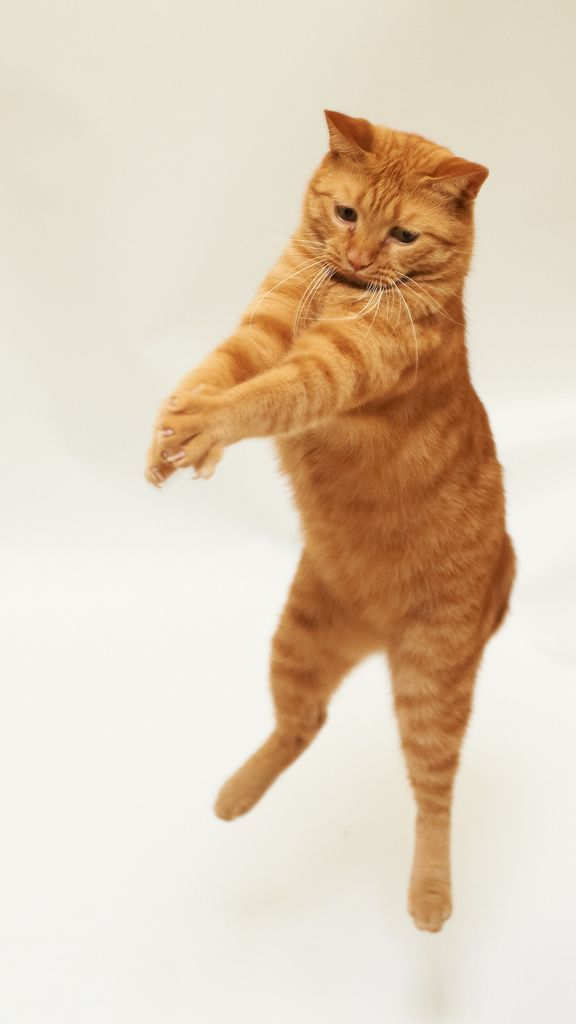
#> input picture notebook/img/kot.jpg, 576 x 1024 px
$ jupyter execute project.ipynb
#> lines starting #> are read from the running program, lines starting #| are printed output that depends on the picture; after the words box and inside, x2 and y2 are one past the last pixel; in counts of white or black regions, pixels touching at a corner belong together
## Лабораторная работа №15
### Проект

Постановка задачи. Выделить на фоне всего изображения интересующие нас объекты. Создать таблицу признаков для сформированного набора объектов. Провести распознавание этих объектов с помощью нейронной сети.

### Обзор функций, которые используются в проекте

[cell 1]
import cv2
import numpy as np
import imutils
import random
from matplotlib import pyplot as plt
from collections import Counter
from sklearn.cluster import KMeans

На первом этапе проводится предварительная обработка изображений, которая включает в себя удаление шума, повышение резкости изображений. С помощью этой обработки выделяются характерные детали, подавляется шум, повышается быстродействие, уменьшается объем информации.

[cell 2]
image = cv2.imread('img/kot.jpg')
#> image is the input picture: shape (1024, 576, 3); mean B, G, R 184.5, 205.5, 223.3

[cell 3]
# Преобразование изображения в оттенки серого
gray = cv2.cvtColor(image, cv2.COLOR_BGR2GRAY)

[cell 4]
# Удаление шума с помощью фильтра Гаусса
denoised = cv2.GaussianBlur(gray, (5, 5), 0)

# Повышение резкости с помощью фильтра увеличения резкости
sharpness = cv2.filter2D(denoised, -1, np.array([[-1, -1, -1], [-1, 9, -1], [-1, -1, -1]]))

[cell 5]
# Вывод результатов
plt.figure(figsize=(12, 4))

plt.subplot(131)
plt.imshow(cv2.cvtColor(image, cv2.COLOR_BGR2RGB))
plt.title('Исходное изображение')
plt.axis('off')

plt.subplot(132)
plt.imshow(denoised, cmap='gray')
plt.title('Изображение с шумоподавлением')
plt.axis('off')

plt.subplot(133)
plt.imshow(sharpness, cmap='gray')
plt.title('Изображение с резкостью')
plt.axis('off')

plt.tight_layout()
plt.show();

Следующий шаг – удалении фона на изображении, для этого
сканируется все пространство изображения и отсканированные пиксели с одинаковой интенсивностью обнуляются. В результате интересующие нас объекты будут более четко выделены на черном фоне.

Функция def shelf () предназначена для удаления фона. В процессе работы этой программы сканируется все строки, начиная с
верхней. Если при сканировании интенсивности пикселей не меняются, то они обнуляются. В результате на изображении фон становится
темным.

[cell 6]
def shelf(image_path):
#> called with image_path = 'img/kot.jpg'
    image = cv2.imread(image_path)

    # Конвертация изображения в оттенки серого
    gray = cv2.cvtColor(image, cv2.COLOR_BGR2GRAY)

    # Бинаризация изображения
    _, binary = cv2.threshold(gray, 0, 255, cv2.THRESH_BINARY_INV+cv2.THRESH_OTSU)
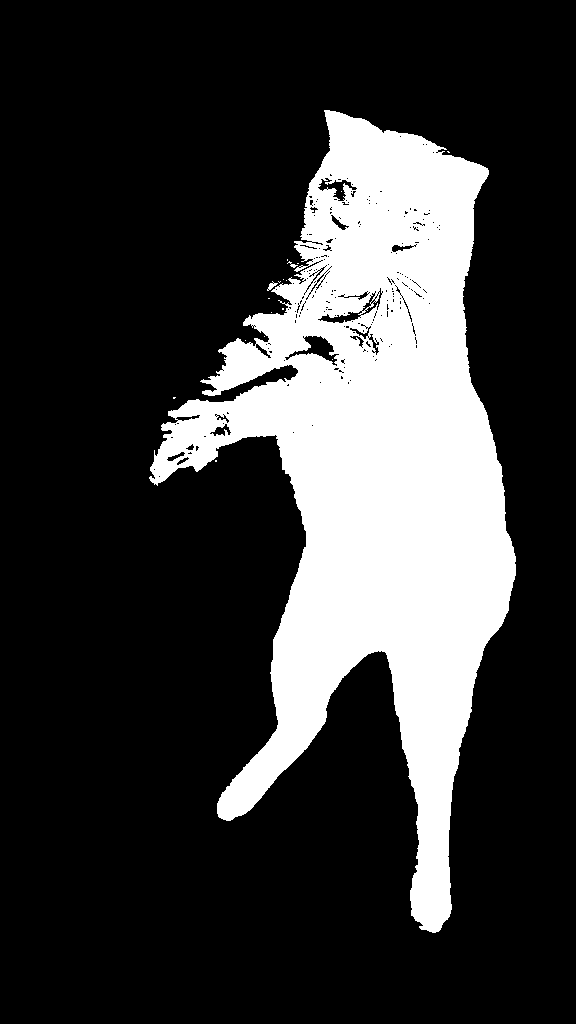
#> binary: shape (1024, 576); 22.1% white; 18 white regions (15 under 20 px)

    # Поиск контуров объекта
    contours, _ = cv2.findContours(binary, cv2.RETR_EXTERNAL, cv2.CHAIN_APPROX_SIMPLE)
#> contours = 16 contours, 14 with area under 20; largest, box (x1, y1, x2, y2) and area: (149, 110, 516, 933) 131520, (267, 281, 278, 291) 31

    # Создание маски для удаления фона
    mask = np.zeros_like(gray)
    cv2.drawContours(mask, contours, -1, (255), thickness=cv2.FILLED)
#> mask: shape (1024, 576); 22.6% white; 16 white regions (13 under 20 px), largest, box (x1, y1, x2, y2) and area: (149, 110, 516, 933) 133053, (267, 281, 278, 291) 45, (287, 261, 298, 268) 26

    # Применение маски на изображение
    result = cv2.bitwise_and(image, image, mask=mask)

    # Отображение изображений до и после удаления фона
    plt.subplot(121), plt.imshow(cv2.cvtColor(image, cv2.COLOR_BGR2RGB)), plt.title('Исходное изображение'), plt.axis('off')
    plt.subplot(122), plt.imshow(cv2.cvtColor(result, cv2.COLOR_BGR2RGB)), plt.title('Изображение без фона'), plt.axis('off')
    plt.show();
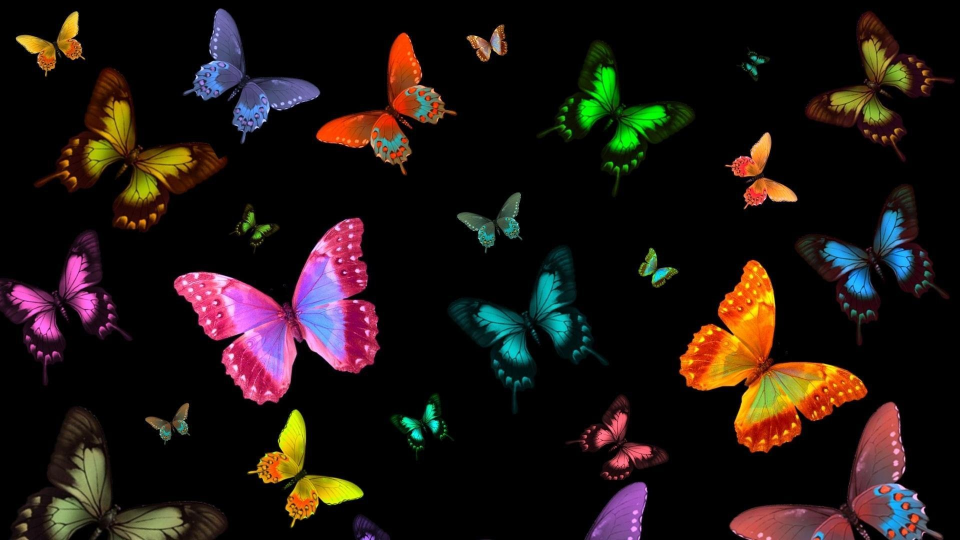
#> input picture notebook/img/butterfly.jpg, 1920 x 1080 px (shown at 1/2 size)
#> further down, imgor is the input picture: shape (1080, 1920, 3); mean B, G, R 18.3, 21.6, 31.6

[cell 7]
image_path = 'img/kot.jpg'

[cell 8]
shelf(image_path)

Для выделения объектов используется операция сегментации
изображения методом водораздела, с последующей маркировкой результата сегментации.

Сегментация изображения – это разбиение изображения на множество покрывающих его областей, называемых сегментами. С ее
помощью можно выделить объекты, создавая границы между ними.
Далее для операции сегментации используется метод водораздела.
После сегментации изображения проводится маркировка всех сегментов изображения

[cell 9]
def segment(img):
    gray = cv2.cvtColor(img, cv2.COLOR_BGR2GRAY)
#> gray: shape (800, 800)

    # Преобразование изображения в черно-белое с использованием порогового значения
    _, im_bw = cv2.threshold(gray, 30, 255, cv2.THRESH_BINARY)
#> im_bw: shape (800, 800); 21.3% white; 357 white regions (177 under 20 px), largest, box (x1, y1, x2, y2) and area: (145, 322, 317, 600) 23098, (566, 385, 723, 671) 18518, (608, 595, 786, 800) 13194

    plt.imshow(im_bw, cmap='gray'), plt.axis('off'), plt.title('Пороговое преобразование'), plt.show()

    # Применение морфологической операции открытия для удаления шума
    kernel = np.ones((4, 3), np.uint8)
    opening = cv2.morphologyEx(im_bw, cv2.MORPH_OPEN, kernel, iterations=1)
#> opening: shape (800, 800); 20.4% white; 186 white regions (31 under 20 px), largest, box (x1, y1, x2, y2) and area: (145, 323, 316, 601) 23065, (566, 386, 723, 672) 18491, (706, 596, 786, 800) 8441

    # Дилатация для получения фона
    sure_bg = cv2.dilate(opening, kernel, iterations=1)
#> sure_bg: shape (800, 800); 23.9% white; 111 white regions, largest, box (x1, y1, x2, y2) and area: (144, 322, 317, 603) 24563, (565, 385, 724, 674) 19776, (705, 595, 787, 800) 9090

    # Вычисление преобразования расстояния для определения переднего плана
    dist_transform = cv2.distanceTransform(sure_bg, cv2.DIST_L2, 3)
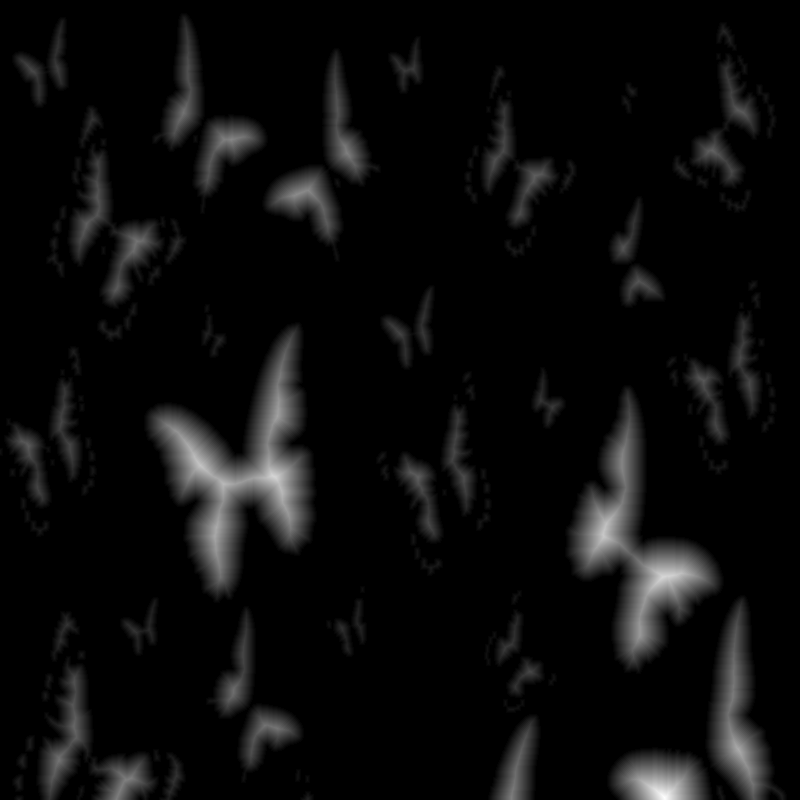
#> dist_transform: shape (800, 800) float32; min 0, max 46.67, mean 2.1; drawn with min black and max white
    ret, sure_fg = cv2.threshold(dist_transform, 0.01 * dist_transform.max(), 255, 0)
#> ret = 0.467

    sure_fg = np.uint8(sure_fg)

    # Обнаружение границы между фоном и передним планом
    unknown = cv2.Canny(sure_bg, 700, 100, apertureSize=3)
#> unknown: shape (800, 800); 2.3% white in thin lines or dots
    plt.imshow(unknown, cmap='gray'), plt.title('Canny преобразование'), plt.axis('off'), plt.show()

    # Маркировка компонентов связности
    ret, markers = cv2.connectedComponents(sure_fg)
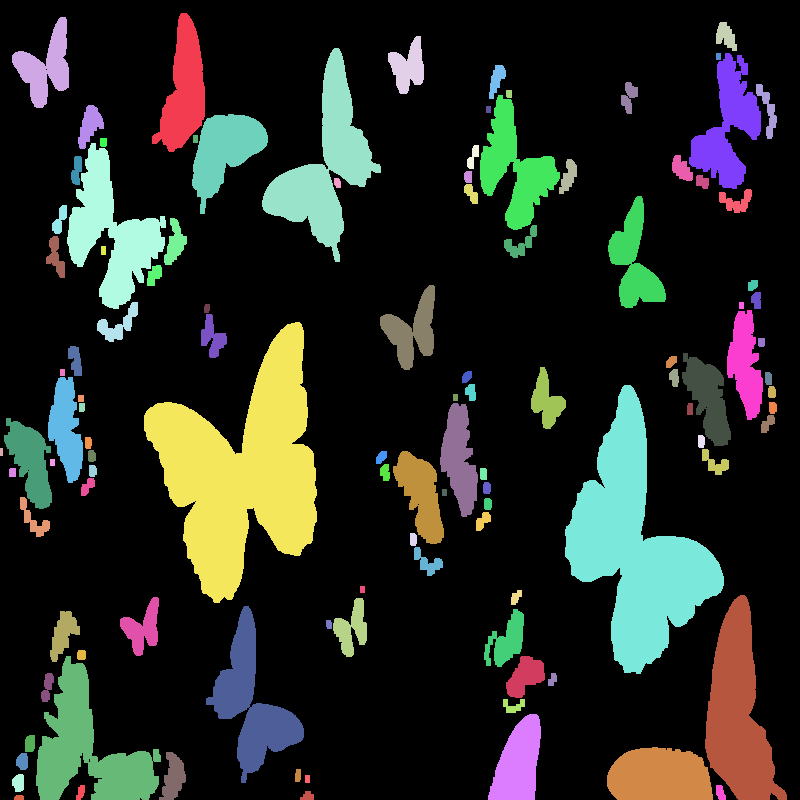
#> markers: shape (800, 800) int32; 112 distinct labels, from 0 to 111; one colour per label, 0 black
#> ret = 112
    markers = markers + 1
#> markers: shape (800, 800) int32; 112 distinct labels, from 1 to 112
    markers[unknown]

    # Применение алгоритма водораздела
    markers = cv2.watershed(img, markers)
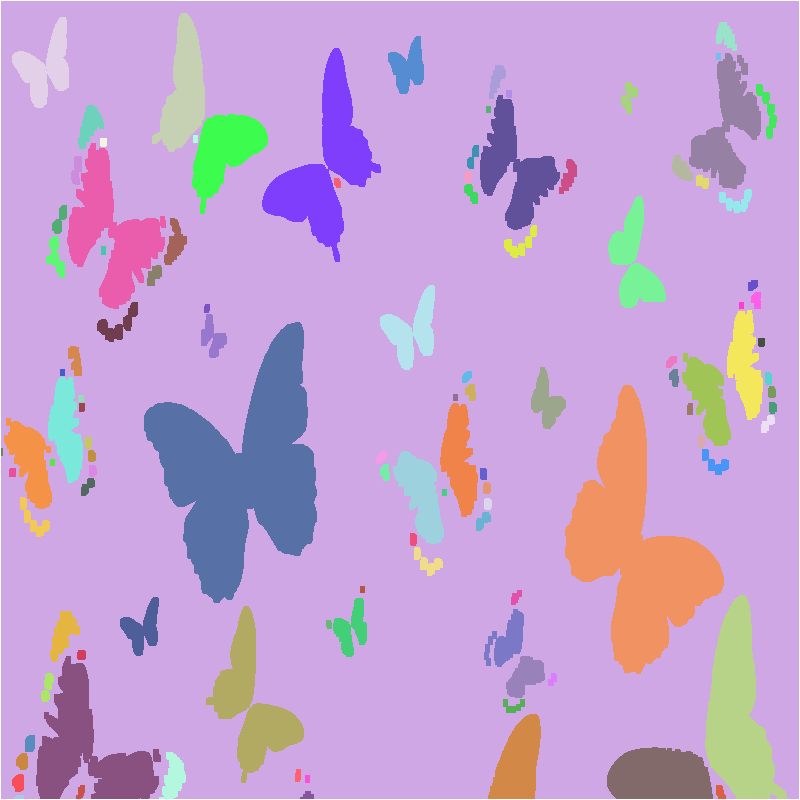
#> markers: shape (800, 800) int32; 113 distinct labels, from -1 to 112; one colour per label, 0 black, -1 white
    img[markers == -1] = [255, 0, 0]
#> img: shape (800, 800, 3); mean B, G, R 19.5, 21.5, 31.5

    return img

[cell 10]
imgor = cv2.imread('img/butterfly.jpg')

[cell 11]
# Изменение размера изображения
img = cv2.resize(imgor, (800, 800))

[cell 12]
plt.imshow(cv2.cvtColor(imgor, cv2.COLOR_BGR2RGB))
plt.title('Оригинальное изображение')
plt.axis('off')
plt.show();

[cell 13]
# Вызов функции для сегментации изображения
marker = segment(img)

[cell 14]
# Вывод результата сегментации
plt.imshow(cv2.cvtColor(marker, cv2.COLOR_BGR2RGB))
plt.axis('off')
plt.show();

После удаления фона, разнесения объектов каждый объект выделяется, берется в рамочку. Дальнейшая обработка объекта проводится
в области, заключенной в рамку.

Распознавание объекта по шаблону. Метод заключается в поиске
объекта на большом изображении, который соответствует выбранному шаблону. Поиск проводится с помощью функции cv2.matchTemplate(). Шаблон перемещается по исходному изображению, его пиксели сравниваются с пикселями этого изображения.
На выходе получаем изображение в градациях серого.

[cell 15]
def match_template(image_path, template_path):
#> called with image_path = 'img/butterfly.jpg', template_path = 'img/pic.jpg'
    image = cv2.imread(image_path)
    template = cv2.imread(template_path)
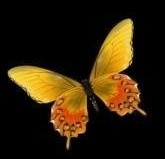
#> input picture notebook/img/pic.jpg, 165 x 159 px
#> template is the input picture: shape (159, 165, 3); mean B, G, R 11, 33.1, 47.6

    # Преобразование изображения и шаблона в оттенки серого
    gray_image = cv2.cvtColor(image, cv2.COLOR_BGR2GRAY)
    gray_template = cv2.cvtColor(template, cv2.COLOR_BGR2GRAY)

    # Применение функции сопоставления шаблона
    result = cv2.matchTemplate(gray_image, gray_template, cv2.TM_CCOEFF_NORMED)
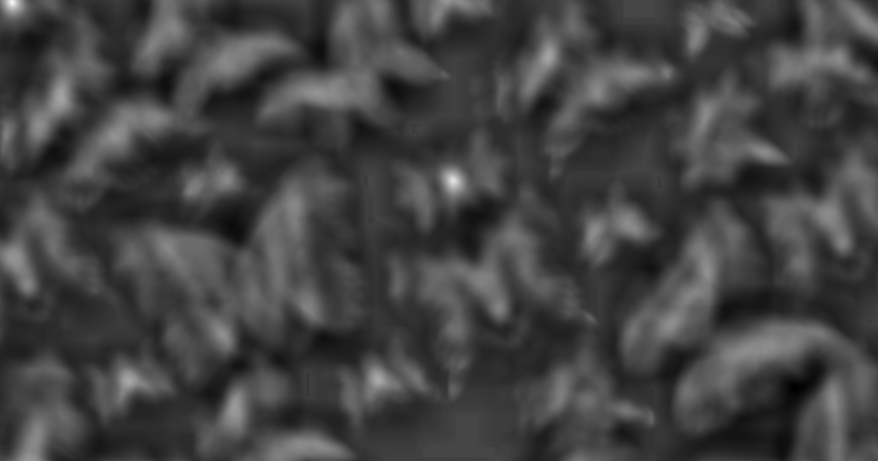
#> result: shape (922, 1756) float32 (shown at 1/2 size); min -0.381, max 1, mean -0.0187; drawn with min black and max white

    # Установка порога для определения соответствия
    threshold = 0.8
    loc = np.where(result >= threshold)
#> loc = 154 positions, rows 0 to 365, columns 19 to 909

    # Рисование прямоугольных рамок вокруг найденных соответствий
    for pt in zip(*loc[::-1]):
        cv2.rectangle(image, pt, (pt[0] + template.shape[1], pt[1] + template.shape[0]), (0, 255, 0), 2)
#> this loop made 154 passes
#> pt on passes 1 to 3: (19, 0), (20, 0), (21, 0)
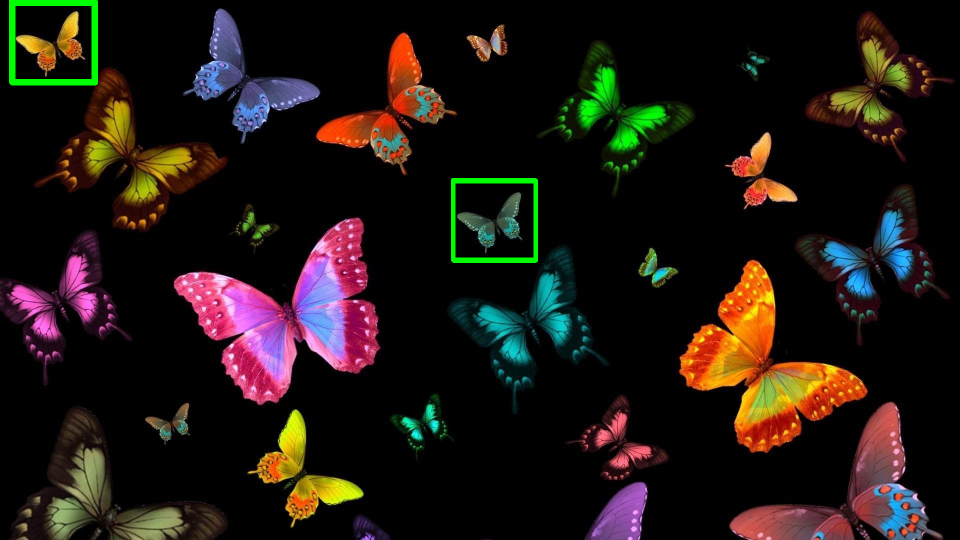
#> image: shape (1080, 1920, 3) (shown at 1/2 size); 0.71% of pixels changed, all inside (x1, y1, x2, y2) = (18, 0, 1076, 526)

    # Отображение результатов
    plt.figure(figsize=(12, 4))

    plt.subplot(121)
    plt.imshow(cv2.cvtColor(template, cv2.COLOR_BGR2RGB))
    plt.title('Шаблон')
    plt.axis('off')

    plt.subplot(122)
    plt.imshow(cv2.cvtColor(image, cv2.COLOR_BGR2RGB))
    plt.title('Распознавание объекта по шаблону')
    plt.axis('off')
    plt.show();

[cell 16]
image_path = 'img/butterfly.jpg'
template_path = 'img/pic.jpg'

[cell 17]
match_template(image_path, template_path)

С помощью операции распознавания объекта по шаблону каждый объект охватывается прямоугольной рамкой.

### Создание таблицы признаков

[cell 18]
img = cv2.imread('img/butterfly.jpg', 0)
#> img: shape (1080, 1920); min 0, max 249, mean 24.2

Для создания таблицы признаков объекта цветное изображение
трансформируется в серое, к которому, используя функцию

[cell 19]
aa = cv2.adaptiveThreshold(img, 255,cv2.ADAPTIVE_THRESH_MEAN_C,cv2.THRESH_BINARY,11,2)
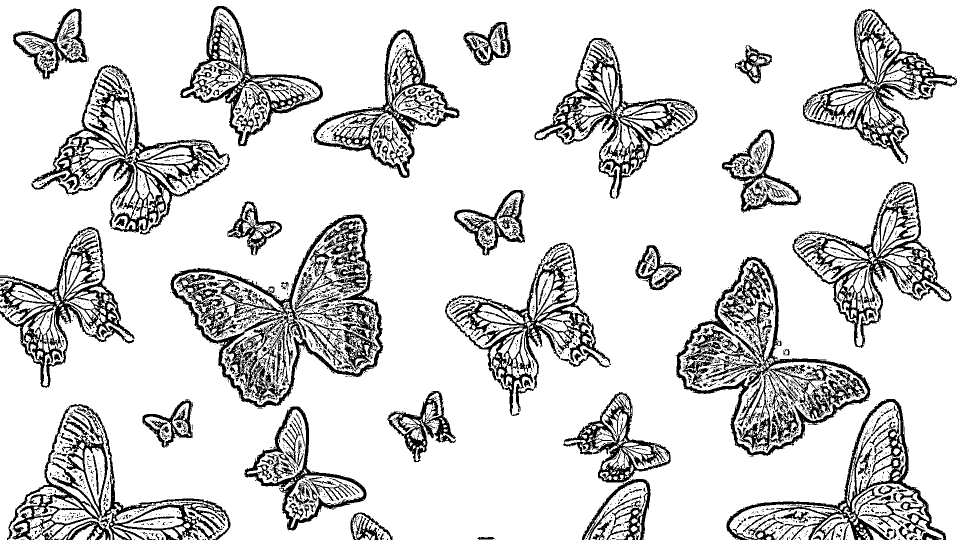
#> aa: shape (1080, 1920) (shown at 1/2 size); 84.1% white; 2807 black regions (2419 under 20 px)

[cell 20]
# Отображение бинарного изображения
plt.imshow(aa, cmap='gray')
plt.title('Пороговое изображение')
plt.axis('off')
plt.show()

[cell 21]
# Применение адаптивного порогового значения
th = cv2.adaptiveThreshold(img, 255, cv2.ADAPTIVE_THRESH_MEAN_C, cv2.THRESH_BINARY, 11, 2)

# Поиск контуров
contours, hierarchy = cv2.findContours(th, cv2.RETR_EXTERNAL, cv2.CHAIN_APPROX_SIMPLE)
#> contours = 248 contours, 150 with area under 20; largest, box (x1, y1, x2, y2) and area: (0, 0, 1920, 1080) 1924548, (1704, 967, 1887, 1080) 9034, (1693, 804, 1811, 1014) 8878, (1459, 1008, 1684, 1080) 7812, (1168, 964, 1295, 1080) 5224

# Извлечение первого контура
cnt = contours[0]
#> cnt = [[1524, 1079], [1527, 1079]]

# Вычисление и вывод площади
area = cv2.contourArea(cnt)
#> area = 0

# Вычисление и вывод периметра
perimeter = cv2.arcLength(cnt, True)
#> perimeter = 6

# Получение и вывод координат и размеров ограничивающего прямоугольника
x, y, w, h = cv2.boundingRect(cnt)
#> x = 1524; y = 1079; w = 4; h = 1

# Вычисление и вывод соотношения сторон
aspect_ratio = float(w) / h
#> aspect_ratio = 4

# Вычисление и вывод эквивалентного диаметра
equi_diameter = np.sqrt(4 * area / np.pi)
#> equi_diameter = 0

# Вычисление и вывод моментов контура
M = cv2.moments(cnt)
#> M = moments, m00 0

[cell 22]
print("Площадь:", area)
#| Площадь: 0.0
print("Периметр:", perimeter)
#| Периметр: 6.0
print("Координаты и размеры ограничивающего прямоугольника:", x, y, w, h)
#| Координаты и размеры ограничивающего прямоугольника: 1524 1079 4 1
print("Соотношение сторон:", aspect_ratio)
#| Соотношение сторон: 4.0
print("Эквивалентный диаметр:", equi_diameter)
#| Эквивалентный диаметр: 0.0
print("Моменты контура:", M)
#> (printed output is left out)

[cell 23]
imag = cv2.rectangle(img,(x,y),(x+w,y+h),(0,255,0),2)
plt.imshow(imag, cmap='gray')
plt.title('Rectangle Image')
plt.axis('off')
plt.show();

[cell 24]
# Вычисление параметров контура
area = cv2.contourArea(cnt)
perimeter = cv2.arcLength(cnt, True)
hull = cv2.convexHull(cnt)
#> hull = [[1527, 1079], [1524, 1079]]

epsilon = 0.1 * cv2.arcLength(cnt, True)
#> epsilon = 0.6
aspect_ratio = float(w) / h
rect_area = w * h
#> rect_area = 4
extent = float(area) / rect_area
#> extent = 0
hull_area = cv2.contourArea(hull)
#> hull_area = 0
equi_diameter = np.sqrt(4 * area / np.pi)

# Нахождение самых левой, правой, верхней и нижней точки контура
leftmost = tuple(cnt[cnt[:, :, 0].argmin()][0])
#> leftmost = (1524, 1079)
rightmost = tuple(cnt[cnt[:, :, 0].argmax()][0])
#> rightmost = (1527, 1079)
topmost = tuple(cnt[cnt[:, :, 1].argmin()][0])
#> topmost = (1524, 1079)
bottommost = tuple(cnt[cnt[:, :, 1].argmax()][0])
#> bottommost = (1524, 1079)

[cell 25]
# Выво значений параметров
print("Отношение площади к ограничивающему прямоугольнику:", extent)
#| Отношение площади к ограничивающему прямоугольнику: 0.0
print("Площадь выпуклой оболочки:", hull_area)
#| Площадь выпуклой оболочки: 0.0
print("Эквивалентный диаметр:", equi_diameter)
#| Эквивалентный диаметр: 0.0
print("Самая левая точка:", leftmost)
#| Самая левая точка: (1524, 1079)
print("Самая правая точка:", rightmost)
#| Самая правая точка: (1527, 1079)
print("Самая верхняя точка:", topmost)
#| Самая верхняя точка: (1524, 1079)
print("Самая нижняя точка:", bottommost)
#| Самая нижняя точка: (1524, 1079)

Алгоритм распознавания объектов.
+ По вычисленным признакам всех объектов проводится обучение нейросети, т. е. для каждого объекта по его признакам определяется значение на выходе нейросети и заносится в последнюю троку таблицы. Таким образом каждому объекту сопоставляется маркер.
+ Сравнение данных из базы признаков с признаками неизвестного объекта позволяет распознать этот объект и определить его маркер.

[cell 26]
s = [1249.0, 577.0, 180.5, 7795.5, 163.0, 111.0, 909.5, 29.5]
p = [157.55, 141.34, 90.476, 1262.1, 61.799, 78.064, 175.47, 48.730]
w = [31, 51, 7, 66, 15, 5, 24, 5]
h = [54, 26, 41, 158, 22, 37, 70, 22]
kw = [0.574, 1.9615, 0.1707, 0.4177, 0.6818, 0.1351, 0.3429, 0.2272]
ks = [0.7461, 0.4351, 0.6289, 0.7475, 0.4939, 0.6, 0.5414, 0.2682]
d = [39.878, 27.105, 15.160, 99.627, 14.406, 11.888, 34.029, 6.1287]
m0 = [1249.0, 577.0, 180.5, 7795.5, 163.0, 111.0, 909.5, 29.5]
m1 = [15994, 18479, 3319.8, 255475, 790.83, 174.5, 8059.0, 40.833]
m2 = [27883, 4990.2, 1440.7, 616222, 1220.3, 2033.3, 21165, 160.5]
m3 = [307788, 175877, 180.5, 19613900, 4657.8, 3300.2, 153434, 152.375]
weights = [0.3, 0.5, 0.1, 0.2, 1, 1, 1, 1, 1, 1, 1]

[cell 27]
def sum(a, b):
    assert(len(a) == len(b))
    output = 0
    for i in range(len(a)):
        output += (a[i] * b[i])
    return output

[cell 28]
def art_neuron(input, weights):
    pred = sum(input, weights)
